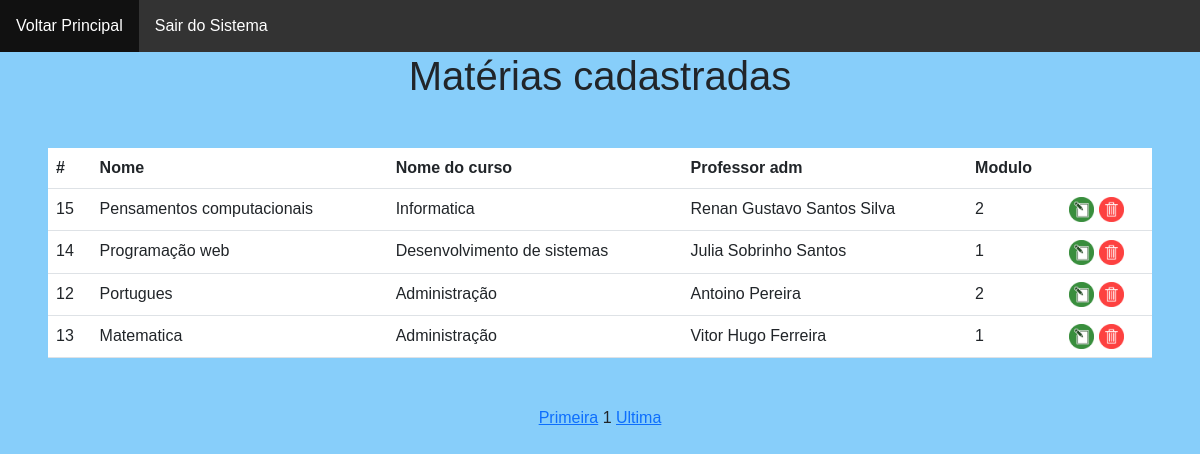
The app's page /index_materia.php with its own data.
### tables this page shows
CREATE TABLE `materia` (
  `codigo` int(11) NOT NULL,
  `nome` varchar(50) DEFAULT NULL,
  `cu_nome` varchar(60) DEFAULT NULL,
  `prof_nome` varchar(60) DEFAULT NULL,
  `cu_mod` int(2) DEFAULT NULL
);

### index_materia.php (the view, shortened to what this page needs)
<?php
include_once ("conexao.php");
?>
<!DOCTYPE html>
<html lang="pt-br">
	<head>
	<link href="https://cdn.jsdelivr.net/npm/bootstrap@5.3.0/dist/css/bootstrap.min.css" rel="stylesheet">
</head>
<body><ul>
		<li><a href = "principal.php">Voltar Principal</a></li>
		<li><a href = "sair.php">Sair do Sistema</a></li>
	</ul>
	<center><h1> Matérias cadastradas</h1>
	<?php
	$pagina_atual = filter_input(INPUT_GET,'pagina', FILTER_SANITIZE_NUMBER_INT);
	$pagina = (!empty($pagina_atual)) ?$pagina_atual : 1;
	$qnt_result_pg = 4;
	$inicio = ($qnt_result_pg *$pagina) - $qnt_result_pg;
	$sql = "SELECT * FROM materia LIMIT $inicio, $qnt_result_pg";
	$comando = mysqli_query($conn, $sql);
	?>
	<div class="m-5">
		<table class="table table-hover table-bg	">
			<thead>
				<tr>
				<th scope="col">#</th>
				<th scope="col">Nome</th>
				<th scope="col">Nome do curso</th>
				<th scope="col">Professor adm</th>
				<th scope="col">Modulo</th>
				<th scope="col"></th>
				</tr>
			</thead>
			<tbody>
				<?php
					while($row_materia = mysqli_fetch_assoc($comando) )
					{
						echo "<tr>";
						echo "<td>" . $row_materia['codigo'] . "</td>";
						echo "<td>" . $row_materia['nome'] . "</td>";
						echo "<td>" . $row_materia['cu_nome'] . "</td>";
						echo "<td>" . $row_materia['prof_nome'] . "</td>";
						echo "<td>" . $row_materia['cu_mod'] . "</td>";
						echo "<td><a href='edit_materia.php?codigo=" . $row_materia['codigo'] . "'><img src='image/edit.png'></a>
						 <a href='delete_materia.php?codigo=" . $row_materia['codigo'] . "'><img src='image/delete.png'> </a> </td>";
						echo "</tr>";
					}
				?>
			</tbody>
		</table>
	</div>
		<?php
	$sql = "SELECT COUNT(codigo) AS num_result FROM materia";
	$resultado_pg = mysqli_query ($conn, $sql);
	$row_pg = mysqli_fetch_assoc($resultado_pg);
	$quantidade_pg = ceil($row_pg['num_result'] / $qnt_result_pg);
	$max_links = 2;
	echo "<a href='index_materia.php?pagina=1'>Primeira</a> ";
	for ($pag_ant = $pagina = $max_links; $pag_ant <= $pagina = 1; $pag_ant++)
	{
		if ($pag_ant>=1)
		{
			echo "<a href ='index_materia.php?pagina=$pag_ant'>$pag_ant</a>";
		}
	}
	echo "$pagina ";
	echo "<a href='index_materia.php?pagina=$quantidade_pg'>Ultima</a>";
	?>
	</body>
	</html>

### index_materia.php (style rules this page uses)
body { font-family: Arial, Helvetica, sans-serif; background-color: #87CEFA; }
ul { list-style-type: none; margin: 0; padding: 0; overflow: hidden; background-color: #333; }
li { float: left; }
li a { display: block; color: white; text-align: center; padding: 14px 16px; text-decoration: none; }
img { width: 25px; height: 25px; }

### records on screen
materia: codigo "15", nome "Pensamentos computacionais", cu_nome "Informatica", prof_nome "Renan Gustavo Santos Silva", cu_mod "2"
materia: codigo "14", nome "Programação web", cu_nome "Desenvolvimento de sistemas", prof_nome "Julia Sobrinho Santos", cu_mod "1"
materia: codigo "12", nome "Portugues", cu_nome "Administração", prof_nome "Antoino Pereira", cu_mod "2"
materia: codigo "13", nome "Matematica", cu_nome "Administração", prof_nome "Vitor Hugo Ferreira", cu_mod "1"

### other values on screen
$pagina "1"
